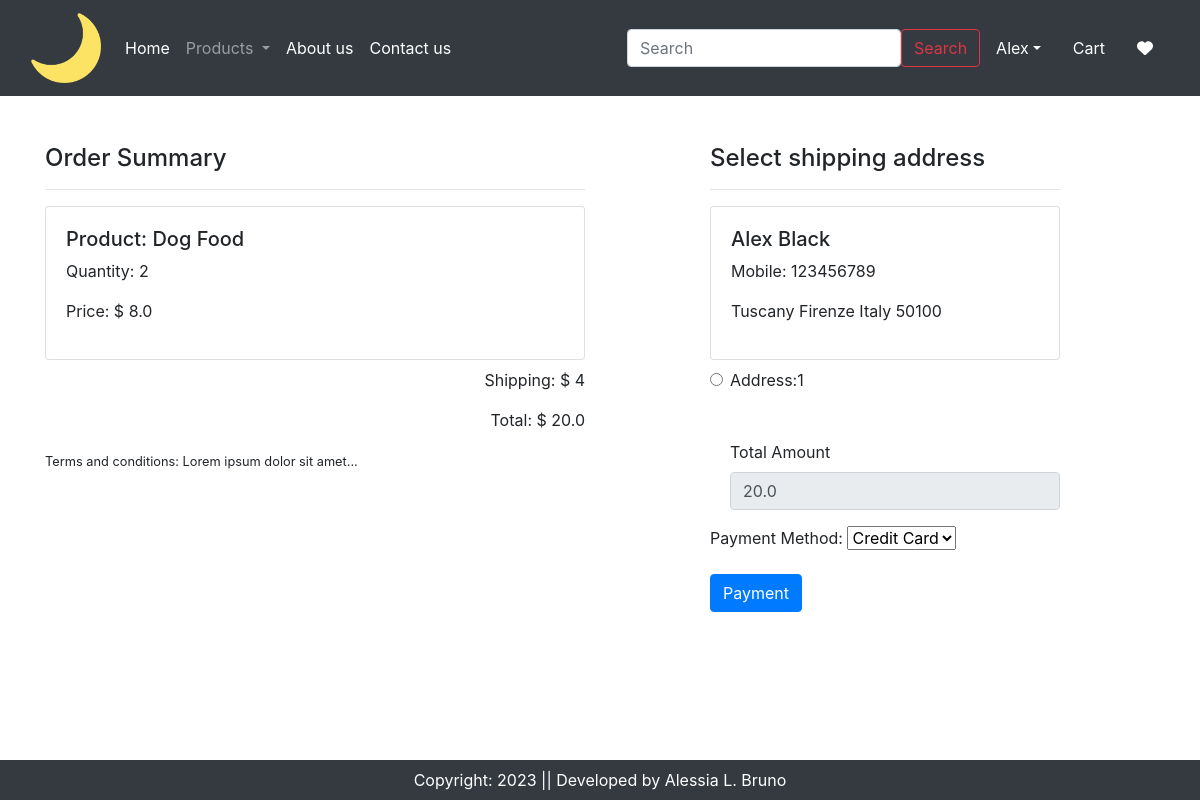
Before: /checkout/ (signed in) with the older database file.
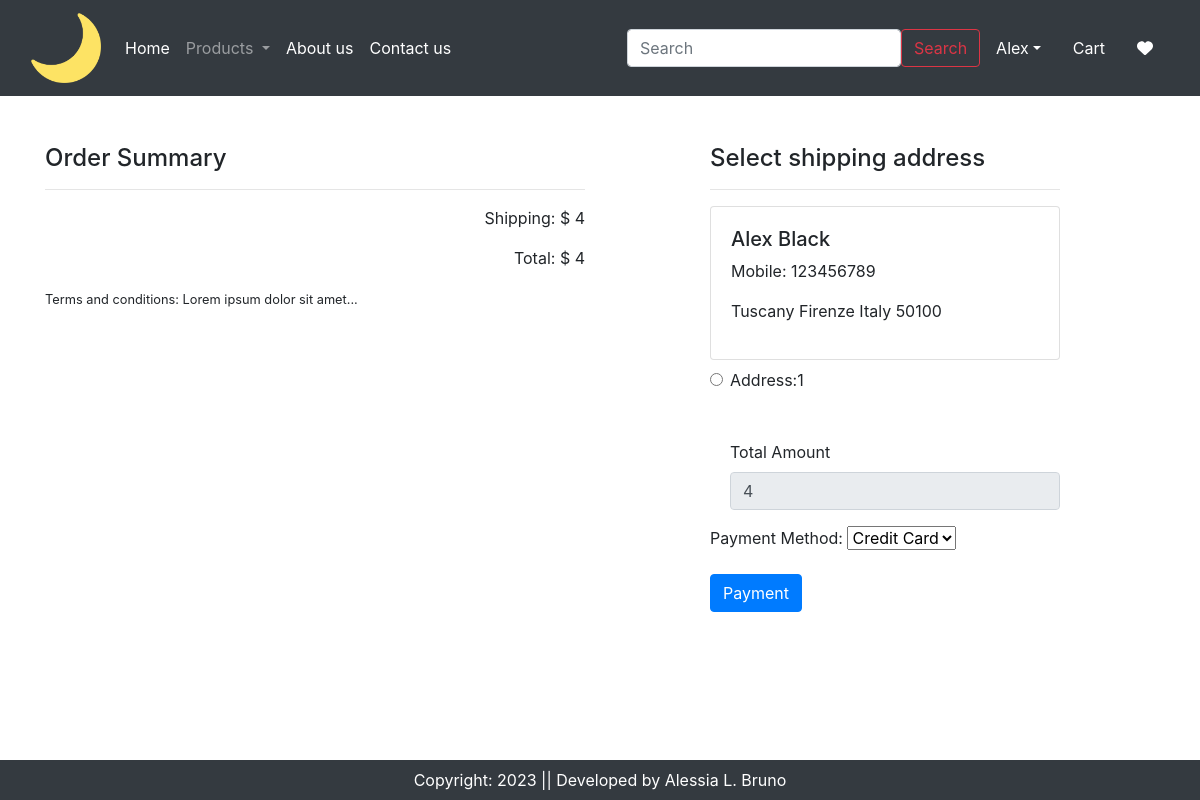
After: the same page with the newer database file.
### app/models.py (models this page shows, shortened)
class Cart(models.Model):
    user = models.ForeignKey(User, on_delete=models.CASCADE)
    product = models.ForeignKey(Product, on_delete=models.CASCADE)
    quantity = models.PositiveIntegerField(default=1)

class Product(models.Model):
    title = models.CharField(max_length=100)
    selling_price = models.FloatField()
    discounted_price = models.FloatField()
    description = models.TextField()
    composition = models.TextField(default='')
    prodapp = models.TextField(default='')
    category = models.CharField(choices=CATEGORY_CHOICES, max_length=2)
    product_image = models.ImageField(upload_to='product')

class Customer(models.Model):
    user = models.ForeignKey(User, on_delete=models.CASCADE)
    name = models.CharField(max_length=200)
    locality = models.CharField(max_length=200)
    city = models.CharField(max_length=50)
    zipcode = models.IntegerField()
    mobile = models.IntegerField(default=0)
    state = models.CharField(max_length=100)

### app/views.py (the view, shortened to what this page needs)
# urls.py: path('checkout/', views.checkout.as_view(), name='checkout'),
@method_decorator(login_required, name='dispatch')
class checkout(View):
    def get(self, request):
        totalitem=0
        wishitem=0
        if request.user.is_authenticated:
            totalitem = len(Cart.objects.filter(user=request.user))
            wishitem = len(Wishlist.objects.filter(user=request.user))
        user=request.user
        add = [Customer.objects.get(user=user)]
        cart_items = Cart.objects.filter(user=user)
        famount=0
        for p in cart_items:
            value=p.quantity*p.product.discounted_price
            famount+=value
        totalamount=famount + 4
        order_form = OrderForm()
        context = {
            'user': user,
            'add': add,
            'cart_items': cart_items,
            'totalamount': totalamount,
            'order_form': order_form,
        }
        return render(request, 'app/checkout.html', context)

### app/forms.py
class OrderForm(forms.Form):
    PAYMENT_CHOICES = [
        ('credit_card', 'Credit Card'),
        ('paypal', 'PayPal'),
    ]
    payment_method = forms.ChoiceField(label='Payment Method', choices=PAYMENT_CHOICES)

### app/templates/app/checkout.html (shortened to what this page needs)
{% extends 'app/base.html' %}
{% load static %}
{% block main-content %}
<div class="container">
    <div class="row my-5">
        <div class="col-sm-6">
        <h4>Order Summary</h4>
        <hr>
        {% for item in cart_items%}
        <div class="card mb-2">
            <div class="card-body">
                <h5>Product: {{item.product.title}}</h5>
                <p>Quantity: {{item.quantity}}</p>
                <p>Price: $ {{item.product.discounted_price}}</p>
            </div>
        </div>
        {% endfor %}
        <p class="text-right">Shipping: $ 4</p>
        <p class="text-right">Total: $ {{totalamount}}</p>
        <small>Terms and conditions: Lorem ipsum dolor sit amet... </small>
        </div>
        <div class="col-sm-4 offset-sm-1">
            <h4>Select shipping address</h4>
            <hr>
            <form method="post" id="myform">
                {% for ad in add %}
                <div class="card">
                    <div class="card-body">
                        <h5>{{ad.name}}</h5>
                        <p>Mobile: {{ad.mobile}}</p>
                        <p>{{ad.locality}} {{ad.city}} {{ad.state}} {{ad.zipcode}}</p>
                    </div>
                </div>
                <div class="form-check mt-2 mb-5">
                    <input class="form-check-input" type="radio" name="custid" id="custadd{{forloop.counter}}" value="{{ad.id}}">
                    <label class="form-check-label fw-bold" for="custadd{{forloop.counter}}">
                       Address:{{forloop.counter}}</label>
                </div>
                {% endfor %}
                <div class="form-check mb-3">
                    <label for="totamount" class="form-label">Total Amount</label>
                    <input type="number" class="form-control" id="totamount" name="totamount" value="{{totalamount}}" readonly>
                </div>
                <form method="post" action="{% url 'checkout' %}">
                    {{ order_form.as_p }}
                    <div class="text-end">
                      <button type="submit" class="btn btn-primary">Payment</button>
                    </div>
                  </form>
            </form>
        </div>
</div>
</div>
{% endblock main-content %}

Changed rows visible on the page:
removed Cart: product "Dog Food", quantity "2", product.discounted_price "8.0"
Other visible differences:
{{ totalamount }}: "20.0" → "4"
form field totamount: "20.0" → "4"
